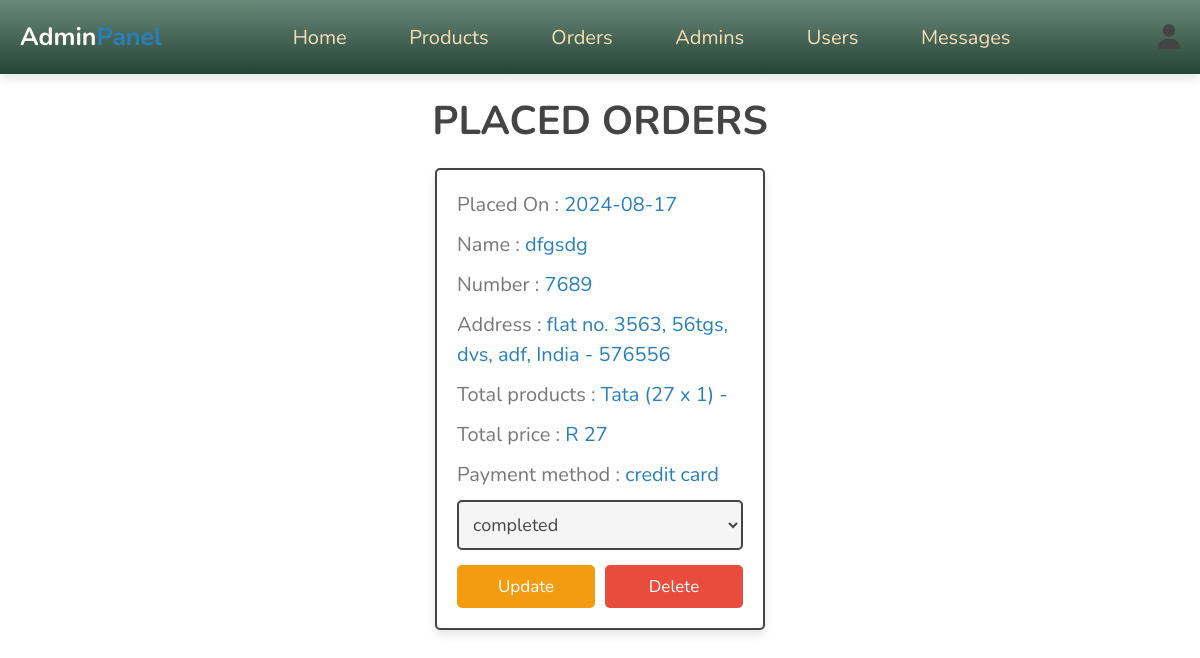
Before: /admin/placed_orders.php (signed in) with the older database file.
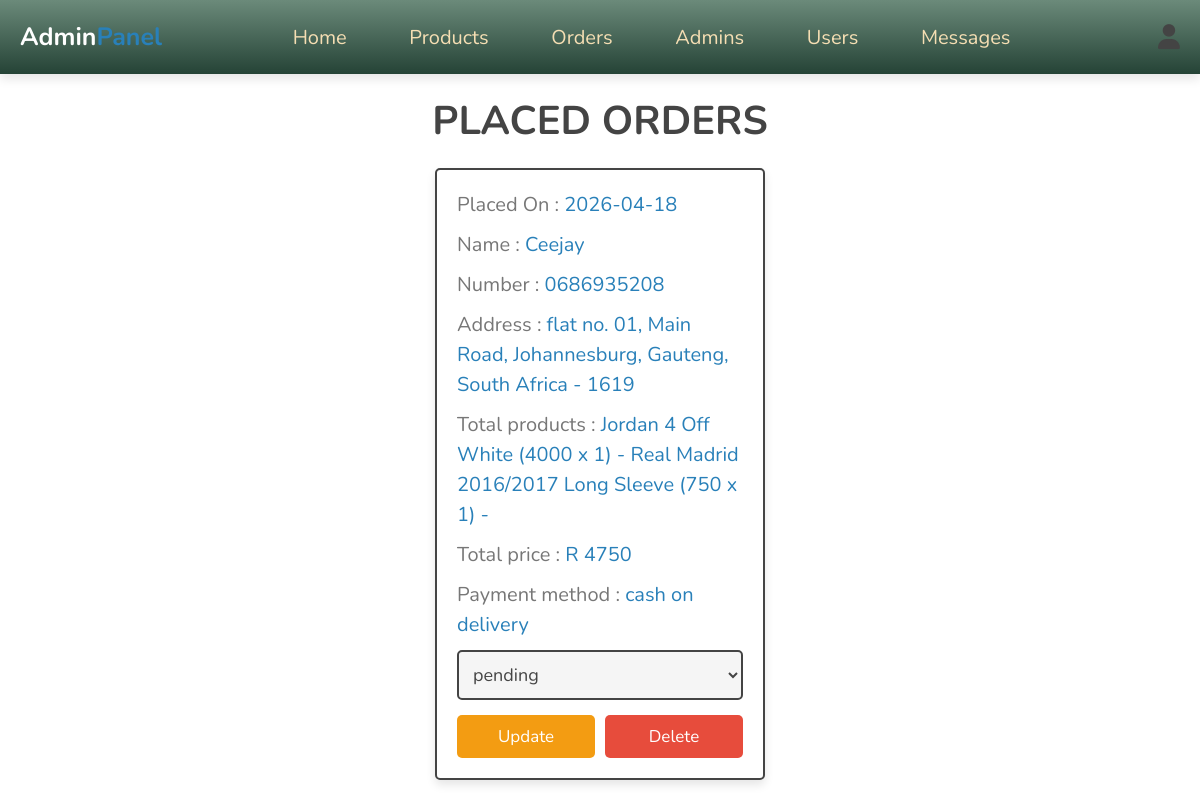
After: the same page with the newer database file.
### tables this page shows
CREATE TABLE `orders` (
  `id` int(100) NOT NULL,
  `user_id` int(100) NOT NULL,
  `name` varchar(20) NOT NULL,
  `number` varchar(10) NOT NULL,
  `email` varchar(50) NOT NULL,
  `method` varchar(50) NOT NULL,
  `address` varchar(500) NOT NULL,
  `total_products` varchar(1000) NOT NULL,
  `total_price` int(100) NOT NULL,
  `placed_on` date NOT NULL DEFAULT current_timestamp(),
  `payment_status` varchar(20) NOT NULL DEFAULT 'pending'
);

### admin/placed_orders.php (the view, shortened to what this page needs)
<?php
include '../components/connect.php';
?>
<!DOCTYPE html>
<html lang="en">
<head>
   <link rel="stylesheet" href="https://cdnjs.cloudflare.com/ajax/libs/font-awesome/6.1.1/css/all.min.css">
   <link rel="stylesheet" href="../css/admin_style.css">
</head>
<body>
<?php include '../components/admin_header.php'; ?>
<section class="orders">
<h1 class="heading">Placed Orders</h1>
<div class="box-container">
   <?php
      $select_orders = $conn->prepare("SELECT * FROM `orders`");
      $select_orders->execute();
      if($select_orders->rowCount() > 0){
         while($fetch_orders = $select_orders->fetch(PDO::FETCH_ASSOC)){
   ?>
   <div class="box">
      <p> Placed On : <span><?= $fetch_orders['placed_on']; ?></span> </p>
      <p> Name : <span><?= $fetch_orders['name']; ?></span> </p>
      <p> Number : <span><?= $fetch_orders['number']; ?></span> </p>
      <p> Address : <span><?= $fetch_orders['address']; ?></span> </p>
      <p> Total products : <span><?= $fetch_orders['total_products']; ?></span> </p>
      <p> Total price : <span> R <?= $fetch_orders['total_price']; ?>
   </span> </p>
      <p> Payment method : <span><?= $fetch_orders['method']; ?></span> </p>
      <form action="" method="post">
         <select name="payment_status" class="select">
            <option selected disabled><?= $fetch_orders['payment_status']; ?></option>
         </select>
        <div class="flex-btn">
         <input type="submit" value="update" class="option-btn" name="update_payment">
         <a href="placed_orders.php?delete=<?= $fetch_orders['id']; ?>" class="delete-btn" onclick="return confirm('delete this order?');">delete</a>
        </div>
      </form>
   </div>
   <?php
         }
      }else{
         echo '<p class="empty">no orders placed yet!</p>';
      }
   ?>
</div>
</section>
</body>
</html>

### components/admin_header.php (shortened to what this page needs)
<header class="header">
   <section class="flex">
      <a href="../admin/dashboard.php" class="logo">Admin<span>Panel</span></a>
      <nav class="navbar">
         <a href="../admin/dashboard.php">Home</a>
         <a href="../admin/products.php">Products</a>
         <a href="../admin/placed_orders.php">Orders</a>
         <a href="../admin/admin_accounts.php">Admins</a>
         <a href="../admin/users_accounts.php">Users</a>
         <a href="../admin/messages.php">Messages</a>
      </nav>
      <div class="icons">
         <div id="user-btn" class="fas fa-user"></div>
      </div>
   </section>
</header>

### css/admin_style.css (style rules this page uses)
:root { --main-color:#2980b9; --orange:#f39c12; --red:#e74c3c; --black:#444; --white:#fff; --light-color:#777; --light-bg:#f5f5f5; --border:.2rem solid var(--black); --box-shadow:0 .5rem 1rem rgba(0,0,0,.1); }
* { font-family: 'Nunito', sans-serif; margin:0; padding:0; box-sizing: border-box; outline: none; border:none; text-decoration: none; }
html { font-size: 62.5%; overflow-x: hidden; }
body { background-color: var(--light-bg); background: url(../images/gr.png) no-repeat; }
section { padding:2rem; max-width: 1200px; margin:0 auto; }
.heading { font-size: 4rem; color:var(--black); margin-bottom: 2rem; text-align: center; text-transform: uppercase; }
.btn, .delete-btn, .option-btn { display: block; width: 100%; margin-top: 1rem; border-radius: .5rem; padding:1rem 3rem; font-size: 1.7rem; text-transform: capitalize; color:var(--white); cursor: pointer; text-align: center; }
.option-btn { background-color: var(--orange); }
.delete-btn { background-color: var(--red); }
.flex-btn { display: flex; gap:1rem; }
.header { position: sticky; top:0; left:0; right:0; background: linear-gradient(180deg, #6B8A7A, #254336); box-shadow: var(--box-shadow); z-index: 1000; }
.header .flex { display: flex; align-items: center; justify-content: space-between; position: relative; }
.header .flex .logo { font-size: 2.5rem; color:var(--white); font-weight: bold; }
.header .flex .logo span { color:var(--main-color); }
.header .flex .navbar a { margin:0 1rem; font-size: 2rem; color: wheat; padding: 2rem; }
.header .flex .icons div { margin-left: 1.7rem; font-size: 2.5rem; cursor: pointer; color:var(--black); }
.orders .box-container { display: grid; grid-template-columns: repeat(auto-fit, 33rem); gap:1.5rem; align-items: flex-start; justify-content: center; }
.orders .box-container .box { padding:2rem; padding-top: 1rem; border-radius: .5rem; border:var(--border); background-color: var(--white); box-shadow: var(--box-shadow); }
.orders .box-container .box p { line-height: 1.5; font-size: 2rem; color:var(--light-color); margin:1rem 0; }
.orders .box-container .box p span { color:var(--main-color); }
.orders .box-container .select { margin-bottom: .5rem; width: 100%; background-color: var(--light-bg); padding:1rem; font-size: 1.8rem; color:var(--black); border-radius: .5rem; border:var(--border); }

Changed rows visible on the page:
removed orders: placed_on "2024-08-17", name "dfgsdg", number "7689", address "flat no. 3563, 56tgs, dvs, adf, India - 576556", total_products "Tata (27 x 1) -", total_price "27", method "credit card", payment_status "completed"
added orders: placed_on "2026-04-18", name "Ceejay", number "0686935208", address "flat no. 01, Main Road, Johannesburg, Gauteng, South Africa - 1619", total_products "Jordan 4 Off White (4000 x 1) - Real Madrid 2016/2017 Long Sleeve (750 x 1) -", total_price "4750", method "cash on delivery", payment_status "pending"
